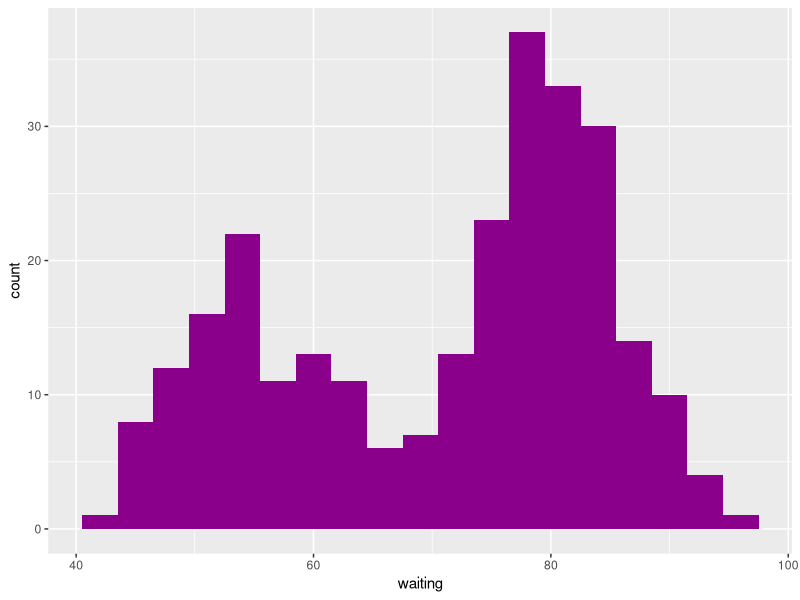
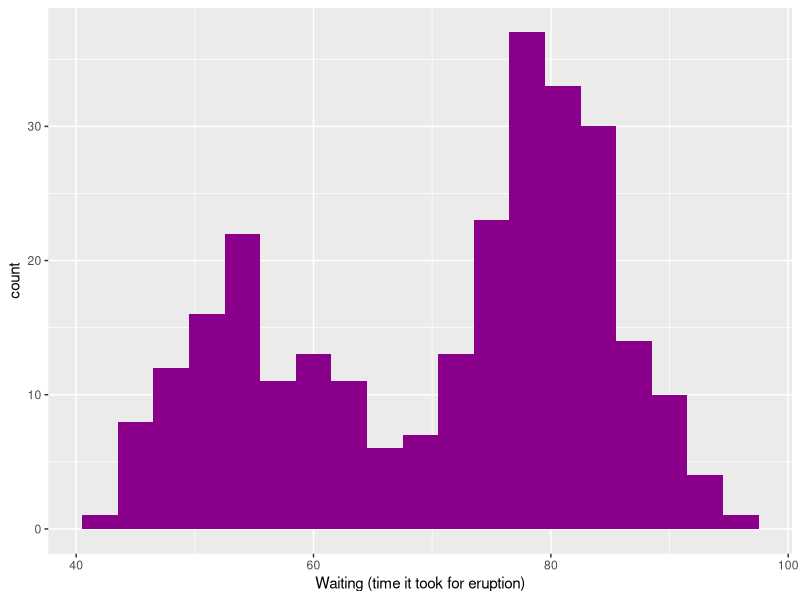
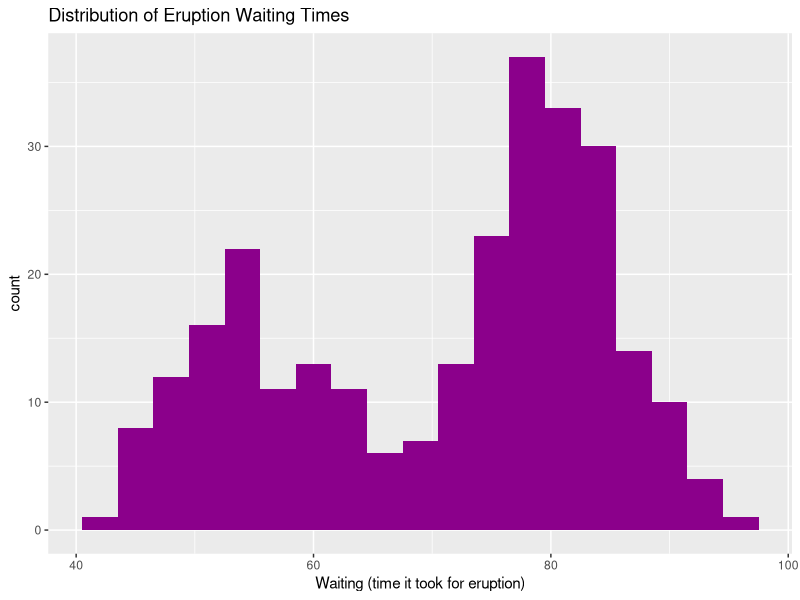
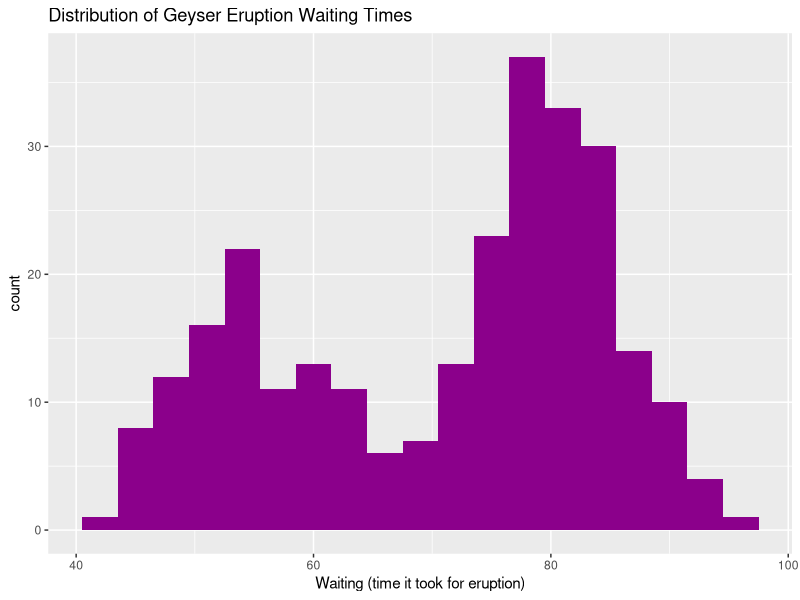

The R source for these figures, in order:
## ---- chunk 1
knitr::opts_chunk$set(echo = TRUE)
## ---- chunk 2
# Load data
str(faithful)
## ---- chunk 3
# Data Visualization
library(ggplot2)
ggplot(faithful, aes(x = waiting)) + geom_histogram(binwidth = 3, fill = 'darkmagenta') 

## ---- chunk 4
# Adding labels
library(ggplot2)
ggplot(faithful, aes(x = waiting)) + geom_histogram(binwidth = 3, fill = 'darkmagenta') +xlab('Waiting (time it took for eruption)')
## ---- chunk 5
# Adding labels
library(ggplot2)
ggplot(faithful, aes(x = waiting)) + geom_histogram(binwidth = 3, fill = 'darkmagenta') +xlab('Waiting (time it took for eruption)')  + ggtitle("Distribution of Eruption Waiting Times")
## ---- chunk 6
# Adding title
library(ggplot2)
ggplot(faithful, aes(x = waiting)) + geom_histogram(binwidth = 3, fill = 'darkmagenta') +xlab('Waiting (time it took for eruption)')  + ggtitle("Distribution of Geyser Eruption Waiting Times")
